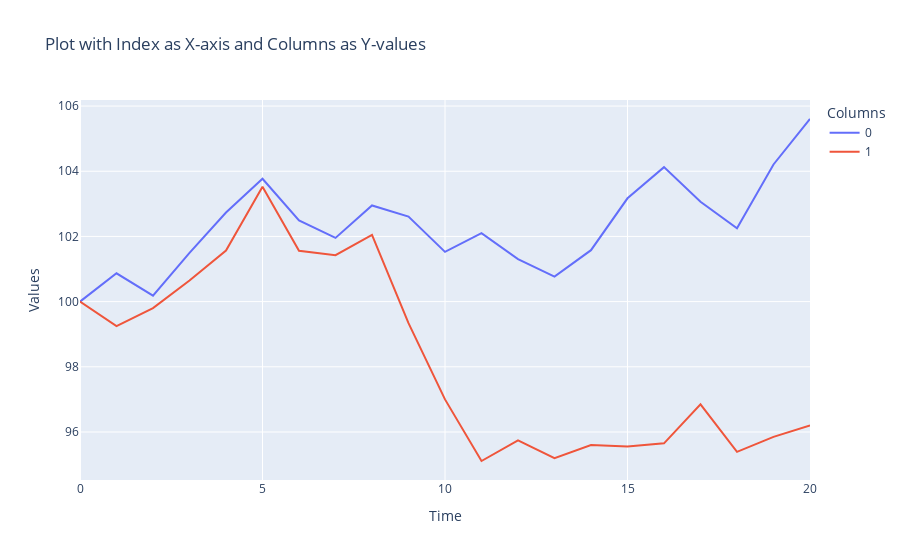

The code cell stored with this chart in its notebook:
### Code cell
stock_prices = pd.DataFrame(stock_prices)
stock_prices =stock_prices.T
fig = go.Figure()
# Add traces for each column
for column in stock_prices.columns:
    fig.add_trace(go.Scatter(x=stock_prices.index, y=stock_prices[column], mode='lines', name=column))

# Update layout
fig.update_layout(
    title='Plot with Index as X-axis and Columns as Y-values',
    xaxis_title='Time',
    yaxis_title='Values',
    template='plotly',
    legend=dict(title='Columns'),
)

# Show the plot
fig.show()

### Figure 1 — Plotly figure (JSON) as saved in the notebook; plotly's stock layout.template omitted (floating-point values rounded to 4 significant figures)
{"data": [{"mode": "lines", "name": "0", "type": "scatter", "x": [0, 1, 2, 3, 4, 5, 6, 7, 8, 9, 10, 11, 12, 13, 14, 15, 16, 17, 18, 19, 20], "y": [100, 100.9, 100.2, 101.5, 102.7, 103.8, 102.5, 102.0, 102.9, 102.6, 101.5, 102.1, 101.3, 100.8, 101.6, 103.2, 104.1, 103.1, 102.3, 104.2, 105.6]}, {"mode": "lines", "name": "1", "type": "scatter", "x": [0, 1, 2, 3, 4, 5, 6, 7, 8, 9, 10, 11, 12, 13, 14, 15, 16, 17, 18, 19, 20], "y": [100, 99.25, 99.8, 100.6, 101.6, 103.5, 101.6, 101.4, 102.0, 99.34, 97.0, 95.11, 95.74, 95.2, 95.6, 95.55, 95.65, 96.85, 95.39, 95.85, 96.2]}], "layout": {"legend": {"title": {"text": "Columns"}}, "title": {"text": "Plot with Index as X-axis and Columns as Y-values"}, "xaxis": {"title": {"text": "Time"}}, "yaxis": {"title": {"text": "Values"}}}}
